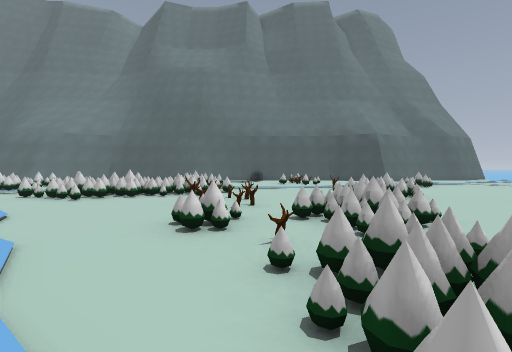
View 1 (above)

23 first-person views from a walk through a Godot game level. The camera is 1.5 m above the floor, tilts 2° down and sees 90° across. The floor is counted in squares, 2 m on a side. Each view is taken from the middle of a square. On the plan, view 1 faces up. The plan holds only what a view shows up to about 9 squares ahead; the rest is blank. The place goes on beyond the plan. Flat picture figures and markers are left out. Characters and animated objects are left out.

View 2
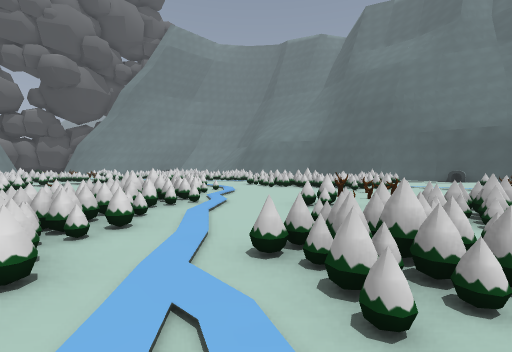

View 3
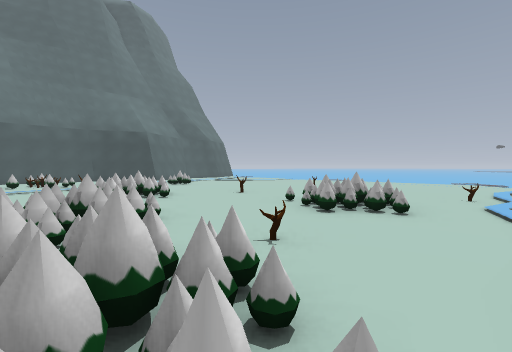

View 4
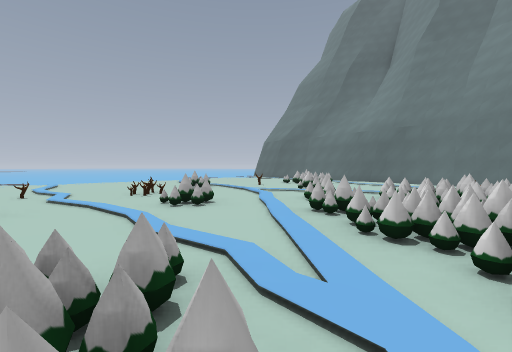

View 5
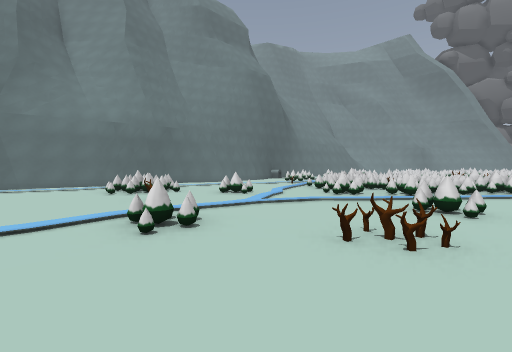

View 6
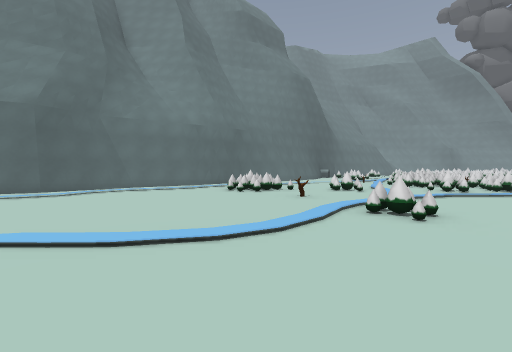

View 7
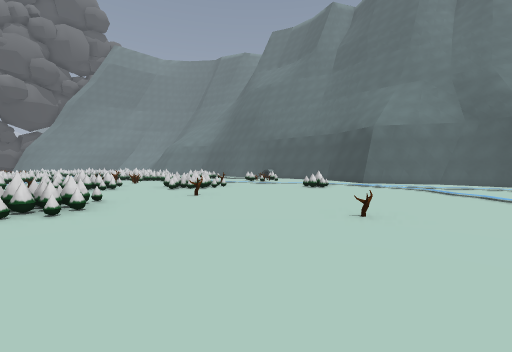

View 8
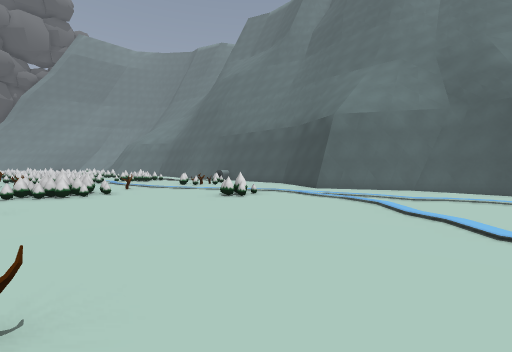

View 9
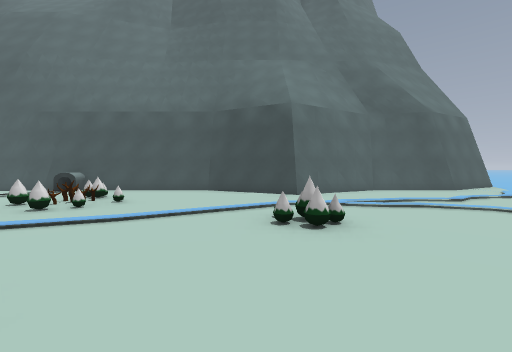

View 10
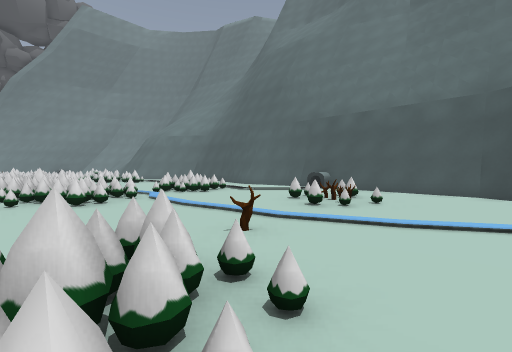

View 11
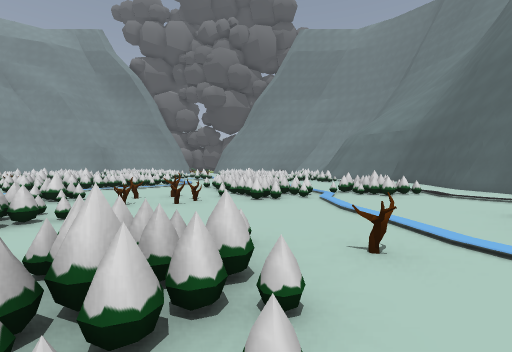

View 12
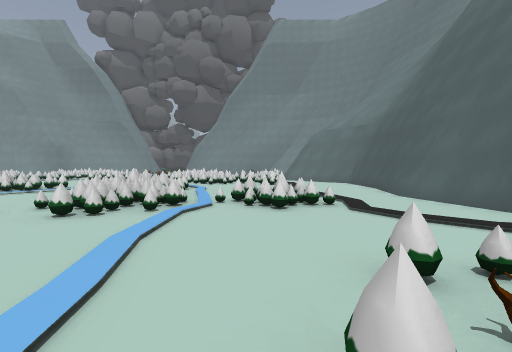

View 13
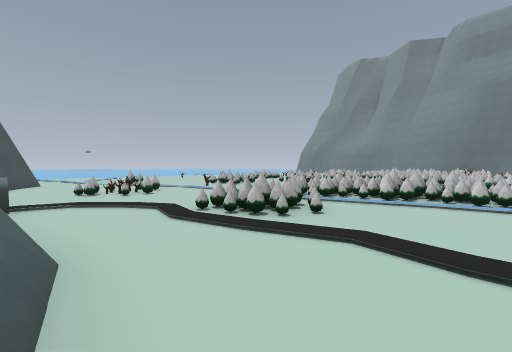

View 14
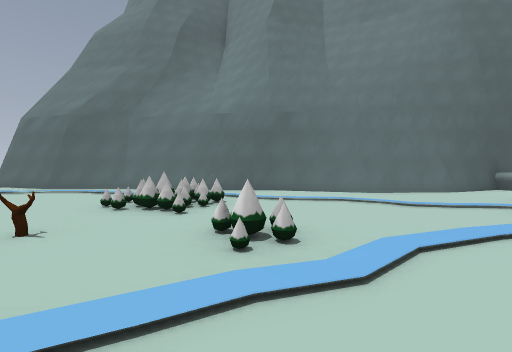

View 15
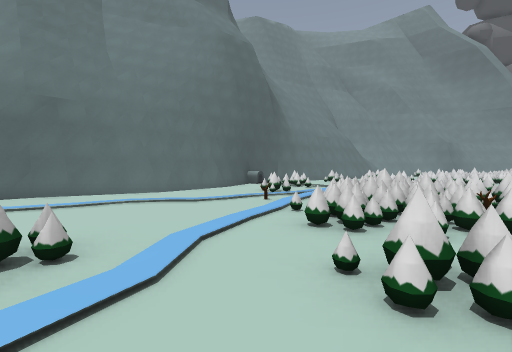

View 16
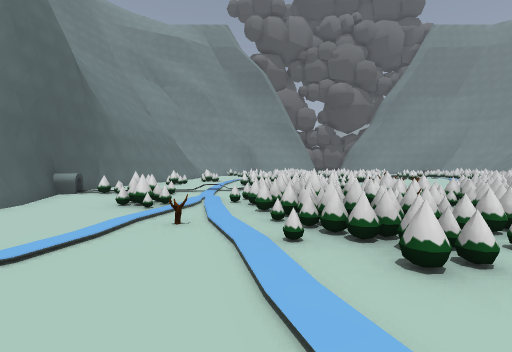

View 17
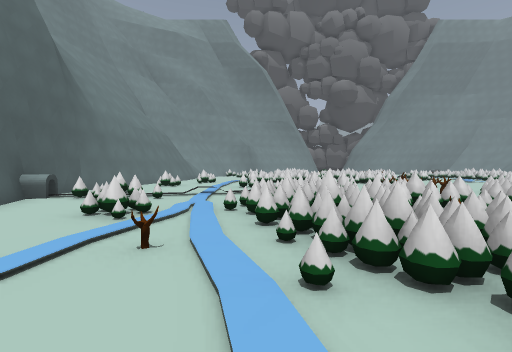

View 18
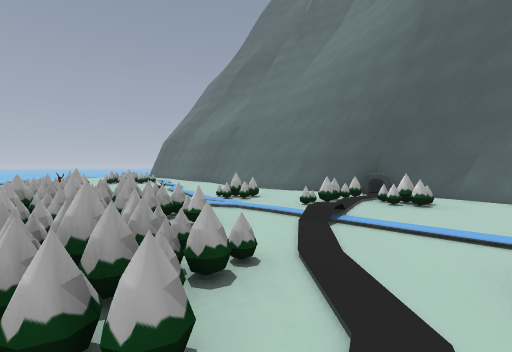

View 19
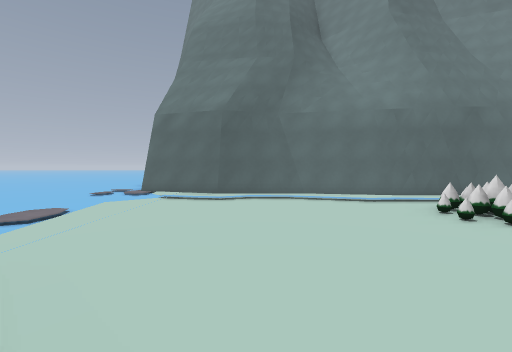

View 20
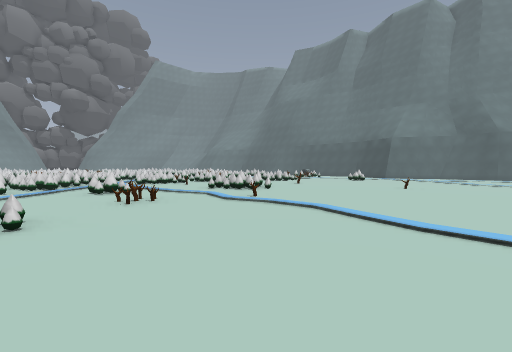

View 21
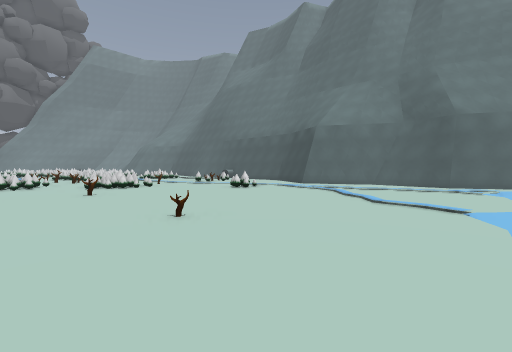

View 22
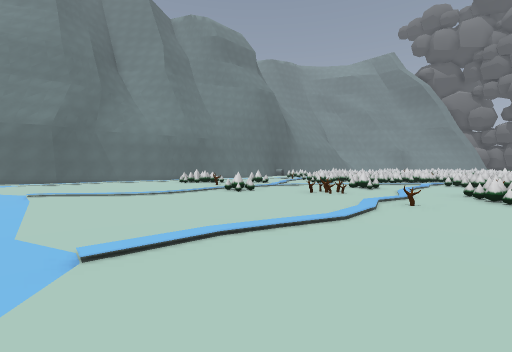

View 23
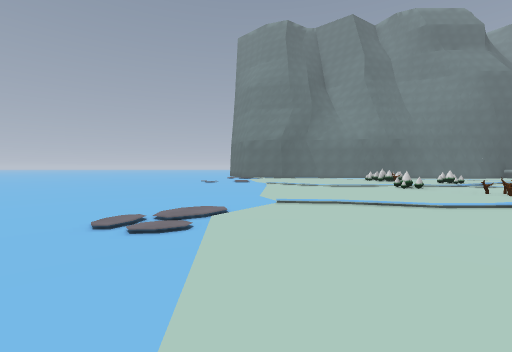

### Floor plan
Key: @ floor where view 1 was taken; # wall or solid block; x gap in a wall; . floor; / step, stairs or slope; = window, fence, low wall or low ledge; ≈ liquid the walk keeps out of; ^ raised ledge; O other object.
Columns run from 6 left of view 1 to 15 right of it. Each row starts with its distance up from view 1.
 16 ##  #######     #####
 15 .####/^....## ##....≈
 14 .............#......≈
 13 ......./=...........≈
 12 ...#=..===..........≈
 11 ...==................
 10 .............=......≈
  9 ..===....O..........≈
  8 ==#===...==.........≈
  7 =====....==.........≈
  6 .=..#==...=.O...O....
  5  ....==.=............
  4 ==...#====...........≈
  3 ==/..=O=....=........≈
  2  ===..==xO.===.......≈
  1 ====...==.....O......≈
  0  ====.@.=...........≈≈
 -1  ======.............≈≈
 -2   ======...=.=......≈≈
 -3  =#======...........≈≈
 -4 =#===#O===....=.....≈≈
 -5 .=========..........≈
 -6 ..==^#===../........≈
 -7 /..===/....=..O.....≈
 -8 ../....O....=.......≈
 -9 ..//.#......===......≈
-10 ...=......../=.......≈
-11 .=#=.................≈
-12 ...########.........≈≈
-13 ####      ###########≈
-14                     ≈#

Positions as (right, up) in squares from view 1, and headings:
1: (0, 0), facing up
2: (2, -1), facing up-left
3: (1, 0), facing up-right
4: (0, 1), facing down-right
5: (10, -1), facing down-left
6: (13, -3), facing down-left
7: (12, 2), facing up-left
8: (12, 6), facing up-left
9: (6, 7), facing up
10: (5, 7), facing up-left
11: (5, 8), facing left
12: (3, 11), facing left
13: (-6, 15), facing down-right
14: (5, -4), facing down
15: (5, -4), facing down-left
16: (4, -7), facing left
17: (3, -7), facing left
18: (-6, -5), facing down-right
19: (11, -5), facing down
20: (13, -4), facing up-left
21: (14, 4), facing up-left
22: (14, 2), facing down-left
23: (14, 5), facing down
